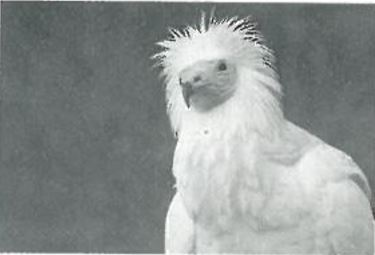
#> input picture picture5.jpg, 375 x 255 px
$ python box_mask2.py
#> lines starting #> are read from the running program, lines starting #| are printed output that depends on the picture
import cv2 as cv
import numpy as np
#smoothing
roi = cv.imread('picture5.jpg')
#> roi is the input picture: shape (255, 375, 3); mean B, G, R 144.8, 145.9, 140.8
roi_gray = cv.cvtColor(roi,cv.COLOR_BGR2GRAY)

mask = np.array([
    [1,1,1],
    [1,1,1],
    [1,1,1]
])
output_box = np.zeros((roi.shape[0],roi.shape[1]),dtype=np.uint8)
#output_box = np.zeros((roi.shape[0],roi.shape[1])) # dtype기본값은 float

for j in range(1,roi.shape[0]-1):
    for i in range(1,roi.shape[1]-1):
        sum = 0
        for r in range(-1,2):
            for c in range(-1,2):
                sum += roi_gray.item(j+r,i+c)* mask.item(r+1,c+1)  #mask 값
        sum //= 9  # mask 요소값의 합
        output_box.itemset(j,i,sum)
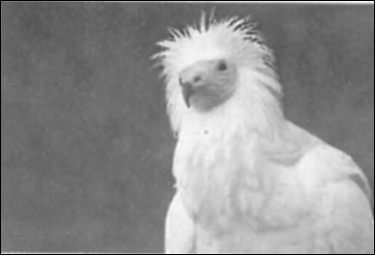
#> output_box: shape (255, 375); min 0, max 251, mean 141.4

cv.imshow('origin',roi_gray)
cv.imshow('box_mask',output_box)
cv.waitKey(0)
cv.destroyAllWindows()
#박스 마스크

$ run again, with picture3.JPG copied over picture5.jpg
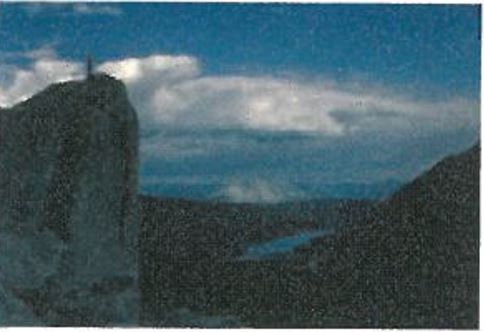
#> input picture picture3.JPG, 484 x 332 px
#> roi is the input picture: shape (332, 484, 3); mean B, G, R 100.2, 91.2, 66.7
#> `roi_gray = cv.cvtColor(roi,cv.COLOR_BGR2GRAY)`:
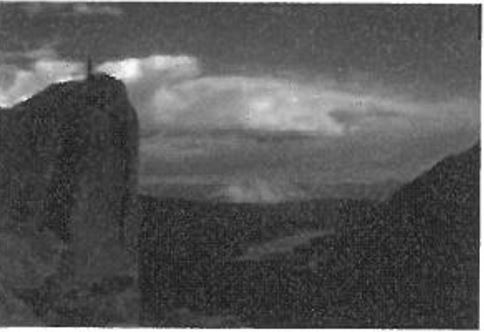
#> roi_gray: shape (332, 484); min 19, max 255, mean 84.9

$ run again, with picture4.JPG copied over picture5.jpg
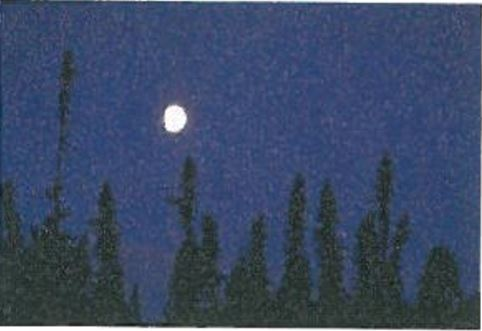
#> input picture picture4.JPG, 482 x 331 px
#> roi is the input picture: shape (331, 482, 3); mean B, G, R 101.5, 73.2, 59
#> `roi_gray = cv.cvtColor(roi,cv.COLOR_BGR2GRAY)`:
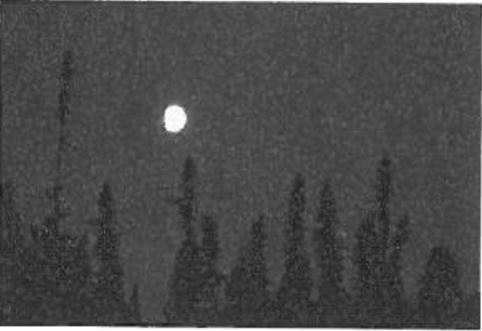
#> roi_gray: shape (331, 482); min 20, max 255, mean 72.1
